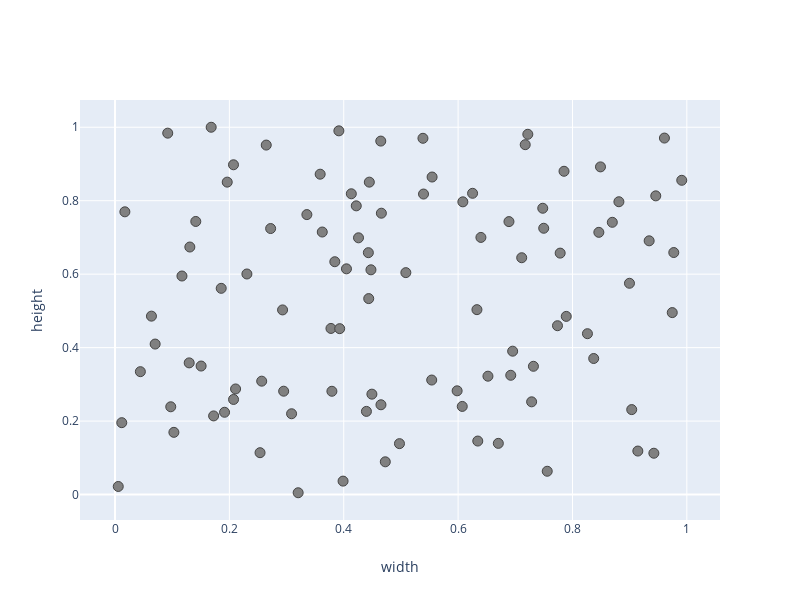

Source (notebook cell):
### Code cell
layout = dict(width=800, height=600, yaxis=dict(title_text="height"), xaxis=dict(title_text="width"))
plotter = Linear2D2ClassModelPlotter((0,1), (0,1), layout=layout)
plotter.update_data_plots(data)
plotter()
